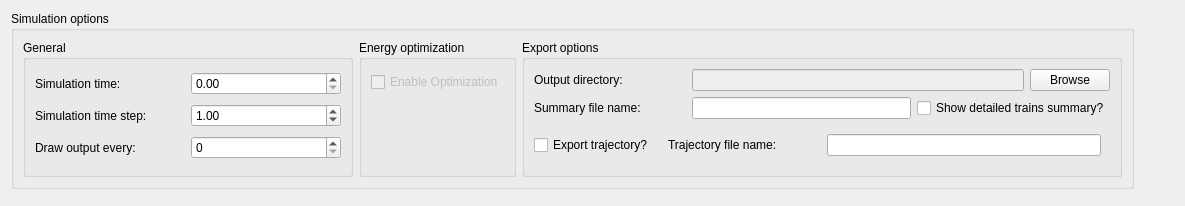
        <widget class="QWidget" name="tab_2">
         <attribute name="title">
          <string>Simulation</string>
         </attribute>
         <layout class="QHBoxLayout" name="horizontalLayout_9">
          <item>
           <layout class="QVBoxLayout" name="verticalLayout_9">
            <item>
             <layout class="QHBoxLayout" name="horizontalLayout_18">
              <item>
               <widget class="QGroupBox" name="groupBox">
                <property name="sizePolicy">
                 <sizepolicy hsizetype="Preferred" vsizetype="Maximum">
                  <horstretch>0</horstretch>
                  <verstretch>0</verstretch>
                 </sizepolicy>
                </property>
                <property name="maximumSize">
                 <size>
                  <width>16777215</width>
                  <height>229</height>
                 </size>
                </property>
                <property name="title">
                 <string>Simulation options</string>
                </property>
                <layout class="QGridLayout" name="gridLayout_20">
                 <property name="sizeConstraint">
                  <enum>QLayout::SetFixedSize</enum>
                 </property>
                 <item row="0" column="1">
                  <widget class="QGroupBox" name="verticalGroupBox_6">
                   <property name="minimumSize">
                    <size>
                     <width>600</width>
                     <height>0</height>
                    </size>
                   </property>
                   <property name="title">
                    <string>Export options</string>
                   </property>
                   <layout class="QVBoxLayout" name="verticalLayout_8">
                    <item>
                     <layout class="QHBoxLayout" name="horizontalLayout_15">
                      <item>
                       <widget class="QLabel" name="label_11">
                        <property name="minimumSize">
                         <size>
                          <width>152</width>
                          <height>0</height>
                         </size>
                        </property>
                        <property name="text">
                         <string>Output directory:</string>
                        </property>
                       </widget>
                      </item>
                      <item>
                       <widget class="QLineEdit" name="lineEdit_outputPath">
                        <property name="enabled">
                         <bool>false</bool>
                        </property>
                       </widget>
                      </item>
                      <item>
                       <widget class="QPushButton" name="pushButton_selectoutputPath">
                        <property name="text">
                         <string>Browse</string>
                        </property>
                       </widget>
                      </item>
                     </layout>
                    </item>
                    <item>
                     <layout class="QHBoxLayout" name="horizontalLayout_16">
                      <item>
                       <widget class="QLabel" name="label_12">
                        <property name="minimumSize">
                         <size>
                          <width>152</width>
                          <height>0</height>
                         </size>
                        </property>
                        <property name="text">
                         <string>Summary file name:</string>
                        </property>
                       </widget>
                      </item>
                      <item>
                       <widget class="QLineEdit" name="lineEdit_summaryfilename"/>
                      </item>
                      <item>
                       <widget class="QCheckBox" name="checkBox_detailedTrainsSummay">
                        <property name="text">
                         <string>Show detailed trains summary?</string>
                        </property>
                       </widget>
                      </item>
                     </layout>
                    </item>
                    <item>
                     <layout class="QHBoxLayout" name="horizontalLayout_17">
                      <item>
                       <widget class="QCheckBox" name="checkBox_exportTrajectory">
                        <property name="text">
                         <string>Export trajectory?</string>
                        </property>
                       </widget>
                      </item>
                      <item>
                       <widget class="QWidget" name="horizontalWidget_TrajFile" native="true">
                        <layout class="QHBoxLayout" name="horizontalLayout_13">
                         <item>
                          <widget class="QLabel" name="label_13">
                           <property name="minimumSize">
                            <size>
                             <width>153</width>
                             <height>0</height>
                            </size>
                           </property>
                           <property name="text">
                            <string>Trajectory file name:</string>
                           </property>
                          </widget>
                         </item>
                         <item>
                          <widget class="QLineEdit" name="lineEdit_trajectoryFilename"/>
                         </item>
                        </layout>
                       </widget>
                      </item>
                     </layout>
                    </item>
                   </layout>
                  </widget>
                 </item>
                 <item row="0" column="0">
                  <layout class="QVBoxLayout" name="verticalLayout_5">
                   <item>
                    <layout class="QHBoxLayout" name="horizontalLayout_8">
                     <item>
                      <widget class="QGroupBox" name="verticalGroupBox_61">
                       <property name="title">
                        <string>General</string>
                       </property>
                       <layout class="QVBoxLayout" name="verticalLayout_6">
                        <item>
                         <layout class="QHBoxLayout" name="horizontalLayout_11">
                          <item>
                           <widget class="QLabel" name="label_7">
                            <property name="minimumSize">
                             <size>
                              <width>150</width>
                              <height>0</height>
                             </size>
                            </property>
                            <property name="text">
                             <string>Simulation time:</string>
                            </property>
                           </widget>
                          </item>
                          <item>
                           <widget class="QDoubleSpinBox" name="doubleSpinBox">
                            <property name="minimumSize">
                             <size>
                              <width>150</width>
                              <height>0</height>
                             </size>
                            </property>
                            <property name="minimum">
                             <double>0.000000000000000</double>
                            </property>
                            <property name="maximum">
                             <double>999999999.000000000000000</double>
                            </property>
                            <property name="singleStep">
                             <double>10.000000000000000</double>
                            </property>
                            <property name="stepType">
                             <enum>QAbstractSpinBox::DefaultStepType</enum>
                            </property>
                            <property name="value">
                             <double>0.000000000000000</double>
                            </property>
                           </widget>
                          </item>
                         </layout>
                        </item>
                        <item>
                         <layout class="QHBoxLayout" name="horizontalLayout_12">
                          <item>
                           <widget class="QLabel" name="label_9">
                            <property name="minimumSize">
                             <size>
                              <width>150</width>
                              <height>0</height>
                             </size>
                            </property>
                            <property name="text">
                             <string>Simulation time step:</string>
                            </property>
                           </widget>
                          </item>
                          <item>
                           <widget class="QDoubleSpinBox" name="doubleSpinBox_timeStep">
                            <property name="minimum">
                             <double>0.100000000000000</double>
                            </property>
                            <property name="maximum">
                             <double>10.000000000000000</double>
                            </property>
                            <property name="singleStep">
                             <double>0.100000000000000</double>
                            </property>
                            <property name="value">
                             <double>1.000000000000000</double>
                            </property>
                           </widget>
                          </item>
                         </layout>
                        </item>
                        <item>
                         <layout class="QHBoxLayout" name="horizontalLayout_10">
                          <item>
                           <widget class="QLabel" name="label_10">
                            <property name="minimumSize">
                             <size>
                              <width>150</width>
                              <height>0</height>
                             </size>
                            </property>
                            <property name="text">
                             <string>Draw output every:</string>
                            </property>
                           </widget>
                          </item>
                          <item>
                           <widget class="QSpinBox" name="spinBox_plotEvery">
                            <property name="maximum">
                             <number>1000</number>
                            </property>
                            <property name="singleStep">
                             <number>50</number>
                            </property>
                           </widget>
                          </item>
                         </layout>
                        </item>
                       </layout>
                      </widget>
                     </item>
                     <item>
                      <widget class="QGroupBox" name="verticalGroupBox_7">
                       <property name="title">
                        <string>Energy optimization</string>
                       </property>
                       <layout class="QVBoxLayout" name="verticalLayout_7">
                        <item>
                         <layout class="QHBoxLayout" name="horizontalLayout_14">
                          <item>
                           <widget class="QCheckBox" name="checkBox_2">
                            <property name="enabled">
                             <bool>false</bool>
                            </property>
                            <property name="text">
                             <string>Enable Optimization</string>
                            </property>
                           </widget>
                          </item>
                         </layout>
                        </item>
                        <item>
                         <spacer name="verticalSpacer_4">
                          <property name="orientation">
                           <enum>Qt::Vertical</enum>
                          </property>
                          <property name="sizeType">
                           <enum>QSizePolicy::Preferred</enum>
                          </property>
                          <property name="sizeHint" stdset="0">
                           <size>
                            <width>20</width>
                            <height>70</height>
                           </size>
                          </property>
                         </spacer>
                        </item>
                       </layout>
                      </widget>
                     </item>
                    </layout>
                   </item>
                  </layout>
                 </item>
                </layout>
               </widget>
              </item>
              <item>
               <spacer name="horizontalSpacer_12">
                <property name="orientation">
                 <enum>Qt::Horizontal</enum>
                </property>
                <property name="sizeHint" stdset="0">
                 <size>
                  <width>40</width>
                  <height>20</height>
                 </size>
                </property>
               </spacer>
              </item>
             </layout>
            </item>
            <item>
             <widget class="CustomPlot" name="plot_simulation" native="true">
              <property name="mouseTracking">
               <bool>true</bool>
              </property>
             </widget>
            </item>
           </layout>
          </item>
         </layout>
        </widget>
